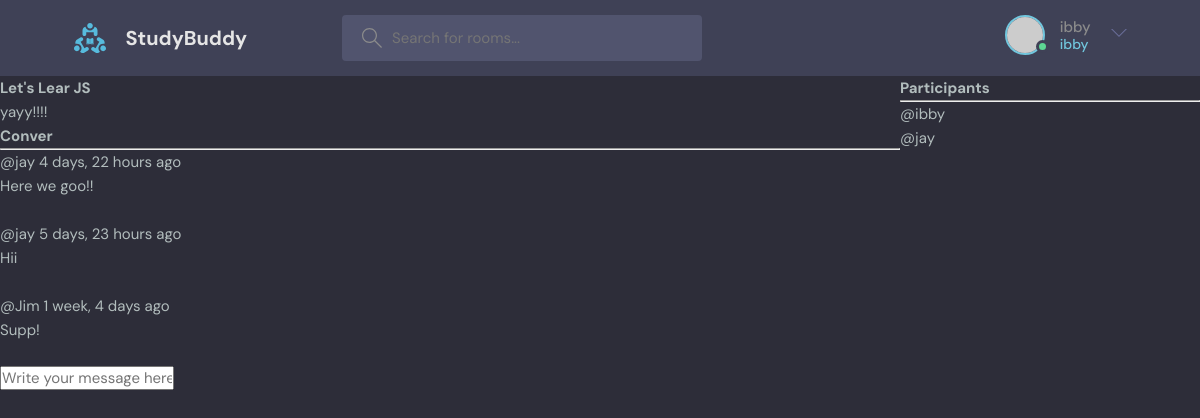
Screenshot of /room/1/ (signed in) with the database file from the repository.
### base/models.py (models this page shows)
class Room(models.Model):
    host = models.ForeignKey(User, on_delete=models.SET_NULL, null=True)
    topic =  models.ForeignKey(Topic, on_delete=models.SET_NULL, null=True)
    name = models.CharField(max_length=200)
    description = models.TextField(null=True, blank =True)
    participants = models.ManyToManyField(User, related_name='participants', blank=True)
    updated = models.DateTimeField(auto_now=True)
    created = models.DateTimeField(auto_now_add=True)

class Message(models.Model):
    user = models.ForeignKey(User, on_delete=models.CASCADE)
    room = models.ForeignKey(Room, on_delete=models.CASCADE)
    body = models.TextField()
    updated = models.DateTimeField(auto_now=True)
    created = models.DateTimeField(auto_now_add=True)

### base/views.py (the view, shortened to what this page needs)
# urls.py: path('room/<str:pk>/', views.room, name='room'),
def room(request, pk):
    room = Room.objects.get(id=pk)
    room_messages = room.message_set.all().order_by('-created')
    participants = room.participants.all()
    context = {'room': room, 'room_messages': room_messages, "participants": participants}
    return render(request, 'base/room.html', context)

### base/templates/base/room.html (shortened to what this page needs)
{% extends 'main.html'%} {% block content %}
<div class="room-caontainer">
  <div>
    <h1>{{room.name}}</h1>
    <p>{{room.description}}</p>
    <div class="comment-wrapper">
      <h3>Conver</h3>
      <hr />
      {% for message in room_messages %}
      <div>
        <small>@{{message.user}} {{message.created | timesince }} ago </small>
        <p>{{message.body}}</p>
        <br />
      </div>
      {% endfor %}
    </div>
    {% if request.user.is_authenticated %}
    <div class="comment-form">
      <form method="POST" action="{% url 'room' pk=room.id %}">
        <input
          type="text"
          name="body"
          placeholder="Write your message here..."
        />
      </form>
    </div>
    {% endif %}
  </div>
  <div>
    <h3>Participants</h3>
    <hr>
    {% for user in participants %}
    <p>@{{user.username}}</p>
    {% endfor %}
  </div>
</div>
{% endblock content%}

### templates/navbar.html (shortened to what this page needs)
{% load static %}
    <header class="header header--loggedIn">
      <div class="container">
        <a href="{% url 'home' %}" class="header__logo">
          <img src="{% static 'images/logo.svg' %}" />
          <h1>StudyBuddy</h1>
        </a>
        <form class="header__search" method="GET" action="{% url 'home' %}">
          <label>
            <input name='q' placeholder="Search for rooms..." />
          </label>
        </form>
        <nav class="header__menu">
        {% if request.user.is_authenticated %}
          <div class="header__user">
            <a href="profile.html">
              <div class="avatar avatar--medium active">
                <img src="https://randomuser.me/api/portraits/men/37.jpg" />
              </div>
              <p>{{request.user.username}} <span>{{request.user}}</span></p>
            </a>
            <button class="dropdown-button">
              <svg version="1.1" xmlns="http://www.w3.org/2000/svg" width="32" height="32" viewBox="0 0 32 32">
                <title>chevron-down</title>
                <path d="M16 21l-13-13h-3l16 16 16-16h-3l-13 13z"></path>
              </svg>
            </button>
          </div>
          {% else %}
              <a href="{% url 'login' %}">
            <img src="{% static 'images/avatar.svg' %}" />
            <p>Login</p>
          </a>
          {% endif %}
        </nav>
      </div>
    </header>

### static/styles/style.css (style rules this page uses)
:root { --color-main: #71c6dd; --color-main-light: #e1f6fb; --color-dark: #3f4156; --color-dark-medium: #51546e; --color-dark-light: #696d97; --color-light: #e5e5e5; --color-gray: #8b8b8b; --color-light-gray: #b2bdbd; --color-bg: #2d2d39; --color-success: #5dd693; --color-error: #fc4b0b; }
* { font-family: "DM Sans", -apple-system, BlinkMacSystemFont, "Segoe UI", Roboto, Oxygen, Ubuntu, Cantarell, "Open Sans", "Helvetica Neue", sans-serif; margin: 0; padding: 0; box-sizing: border-box; text-rendering: optimizeLegibility; font-size: inherit; }
html { font-size: 56.25%; }
@media only screen and (min-width: 1200px) { html { font-size: 62.5%; } }
body { line-height: 1.6; font-weight: 400; font-size: 1.5rem; color: var(--color-light-gray); background-color: var(--color-bg); min-height: 100vh; }
img { width: 100%; }
a { display: inline-block; color: var(--color-main); text-decoration: none; }
.container { max-width: 120rem; width: 90%; margin: auto; }
.avatar { position: relative; display: inline-block; border-radius: 50%; border: 2px solid var(--color-main); }
.avatar img { display: block; border-radius: 50%; object-fit: cover; object-position: center; }
.avatar::after { content: ""; display: block; position: absolute; background-color: var(--color-gray); z-index: 111; border-radius: 50%; border: 0.3rem solid var(--color-dark); }
.avatar.active::after { background-color: var(--color-success); }
.avatar.avatar--medium img { width: 3.6rem; height: 3.6rem; border-radius: 50%; }
.avatar.avatar--medium:after { width: 0.7rem; height: 0.7rem; bottom: 0px; right: -6px; }
.header { padding: 1.5rem; background-color: var(--color-dark); }
.header > .container { display: flex; gap: 9.5rem; }
.header__logo, .header__user { display: flex; gap: 2rem; align-items: center; }
.header__logo > img { height: 3.2rem; width: 3.2rem; }
.header__logo > h1 { font-weight: 700; font-size: 2rem; color: var(--color-light); }
.header__search > label { background-color: var(--color-dark-medium); padding: 1.3rem 1rem; display: flex; align-items: center; gap: 1rem; border-radius: 4px; }
.header__search svg { fill: var(--color-gray); width: 2rem; height: 2rem; margin-left: 1rem; }
.header__search input { width: 30rem; background: transparent; border: none; outline: none; color: var(--color-light); }
.header__menu { margin-left: auto; position: relative; }
.header__menu a { display: flex; gap: 1.5rem; align-items: center; font-weight: 500; text-decoration: none; color: var(--color-gray); }
.header__menu img { height: 3.6rem; }
.header__menu p { line-height: 1.2; }
.header__menu span { color: var(--color-main); font-weight: 500; font-size: 1.4rem; display: block; }
.header__menu svg { width: 1.6rem; height: 1.6rem; fill: var(--color-dark-light); }
.dropdown-button { background: transparent; border: 0; outline: 0; cursor: pointer; }

### base/templates/base/room.html (style rules this page uses)
.room-caontainer { display: grid; grid-template-columns: 3fr 1fr; }

### rows the page displays
Room: name "Let's Lear JS", description "yayy!!!!"
Message: user "jay", created "4 days, 22 hours", body "Here we goo!!"
Message: user "jay", created "5 days, 23 hours", body "Hii"
Message: user "Jim", created "1 week, 4 days", body "Supp!"

### other values shown
{{ request.user.username }} "ibby"
{{ request.user }} "ibby"
{{ user.username }} "ibby"
{{ user.username }} "jay"
